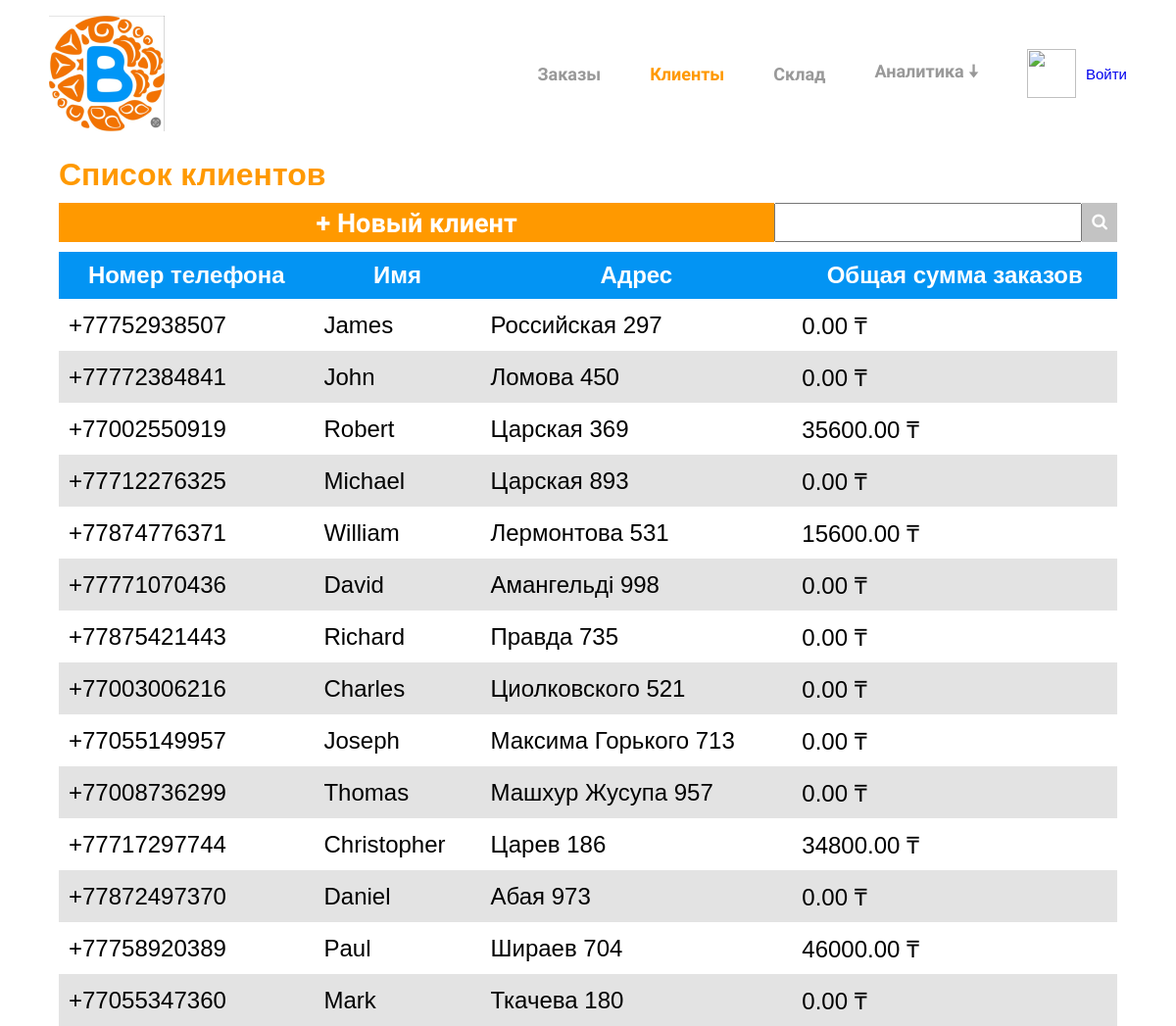
/clients/, run on the app's committed database.
### clients/models.py (models this page shows, shortened)
class Client(models.Model):
    phone_number = models.CharField(verbose_name="Номер телефона", max_length=11, unique=True, primary_key=True)
    password = models.CharField(verbose_name="Пароль", max_length=100, default="12345678")
    name = models.CharField(verbose_name="Имя", max_length=100)
    address = models.CharField(verbose_name="Адрес", max_length=150)
    total = models.DecimalField(verbose_name="Общая сумма заказов", default=0, max_digits=20, decimal_places=2)
    created_at = models.DateTimeField(auto_now_add=True)
    is_active = models.BooleanField(default=True)
    class Meta:
        ordering = ["-created_at"]

### clients/views.py (the view, shortened to what this page needs)
# urls.py: path('', views.clients_list_order_view, name="clients_list"),
def clients_list_order_view(request, slug=None):
    orders = Order.objects.all()
    form = ClientSelectForm()
    clients = Client.objects.filter(is_active=True)
    if slug == "total":
        clients = clients.order_by('-total')
    elif slug == None:
        clients = clients
    else:
        clients = clients.order_by(slug)
    if 'phone_number' in request.GET and request.GET['phone_number'] != '':
        q = request.GET['phone_number']
        if q[0] == "+":
            q = q.replace("+", '', 1)
        elif q[0] == "8":
            q = q.replace("8", '7', 1)
        clients = Client.objects.filter(
            phone_number__startswith=q).filter(is_active=True)
        return render(request, 'clients/clients_list.html', {
            "section": "clients",
            "clients": clients,
            'orders': orders,
            'form': form,
        })
    else:
        paginator = Paginator(clients, 14)
        page = request.GET.get('page')
        clients_only = request.GET.get('clients_only')
        try:
            clients = paginator.page(page)
        except PageNotAnInteger:
            clients = paginator.page(1)
        except EmptyPage:
            if clients_only:
                return HttpResponse('')
            clients = paginator.page(paginator.num_pages)
        return render(request, 'clients/clients_list.html', {
            "section": "clients",
            "clients": clients,
            'orders': orders,
            'form': form,
        })

### clients/forms.py
class ClientSelectForm(forms.ModelForm):
    class Meta:
        model = Client
        fields = 'phone_number',

### templates/clients/clients_list.html (shortened to what this page needs)
{% extends 'base.html' %}
{% load filters %}
{% load static %}
{% block link %}
	<link rel="stylesheet" href="{% static 'css/clients_list.css' %}">
	<link rel="stylesheet" href="https://cdnjs.cloudflare.com/ajax/libs/font-awesome/4.7.0/css/font-awesome.min.css">
{% endblock link %}
{% block body %}
	<h1>Список клиентов</h1>
	<div class="center">
		<div class="heading">
			<button><a href="{% url 'clients_create' %}">+ Новый клиент</a></button>
			<form method="get">
				{{ form.as_p }}
				<button type="submit"><i class="fa fa-search"></i></button>
			</form>
		</div>
		<table id="table">
			<tr>
				<th onclick="window.location='{% url 'clients_list_order_by' "phone_number" %}'">Номер телефона</th>
				<th onclick="window.location='{% url 'clients_list_order_by' "name" %}'">Имя</th>
				<th onclick="window.location='{% url 'clients_list_order_by' "address" %}'">Адрес</th>
				<th onclick="window.location='{% url 'clients_list_order_by' "total" %}'">Общая сумма заказов</th>
			</tr>
			{% for client in clients %}
				{% if forloop.counter0|divisibleby:2 %}
					<tr onclick="window.location='{% url 'clients_detail' client.phone_number %}'" class="white">
						<td>+{{client.phone_number}}</td>
						<td>{{client.name}}</td>
						<td>{{client.address}}</td>
						<td>{{ client.total }} ₸ </td>
					</tr>
				{% else %}
					<tr onclick="window.location='{% url 'clients_detail' client.phone_number %}'" class="gray">
						<td>+{{client.phone_number}}</td>
						<td>{{client.name}}</td>
						<td>{{client.address}}</td>
						<td>{{ client.total }} ₸ </td>
					</tr>
				{% endif %}
			{% endfor %}
		</table>
	</div>
{% endblock body %}

### static/css/base.css (style rules this page uses)
* { margin: 0; padding: 0; font-family: "Arial"; }
a { text-decoration: none; }
button { background-color: #ff9900; border: none; width: 100px; height: 50px; color: white; font-size: 18px; font-weight: bold; padding: 5px; }
h1 { margin-bottom: 10px; color: #ff9900; }
.center { width: 100%; display: flex; flex-direction: column; align-items: center; }

### static/css/clients_list.css (style rules this page uses)
button { width: 100%; background-color: #ff9900; height: 40px; margin-bottom: 10px; border-color: #ff9900; box-shadow: none; border-style: none; }
button > a { color: white; font-size: 1.5em; font-family: "Comfortaa", sans-serif; font-optical-sizing: auto; font-weight: 700; font-style: normal; text-decoration: none; }
table { width: 100%; border-collapse: collapse; box-sizing: border-box; }
th { background-color: #0394F3; color: white; }
th, td { font-size: 1.5em; padding: 10px; }
.white { background-color: white; }
.gray { background-color: #e3e3e3; }
.heading { display: flex; width: 100%; }
form { display: flex; }
form > p > input { height: 36px; margin-bottom: 10px; font-size: 1.5em; }
form > button { padding: 6px 10px; background: #c3c3c3; font-size: 17px; border: none; cursor: pointer; }

### data on the page
Client: phone_number "77752938507", name "James", address "Российская 297", total "0.00"
Client: phone_number "77772384841", name "John", address "Ломова 450", total "0.00"
Client: phone_number "77002550919", name "Robert", address "Царская 369", total "35600.00"
Client: phone_number "77712276325", name "Michael", address "Царская 893", total "0.00"
Client: phone_number "77874776371", name "William", address "Лермонтова 531", total "15600.00"
Client: phone_number "77771070436", name "David", address "Амангельді 998", total "0.00"
Client: phone_number "77875421443", name "Richard", address "Правда 735", total "0.00"
Client: phone_number "77003006216", name "Charles", address "Циолковского 521", total "0.00"
Client: phone_number "77055149957", name "Joseph", address "Максима Горького 713", total "0.00"
Client: phone_number "77008736299", name "Thomas", address "Машхур Жусупа 957", total "0.00"
Client: phone_number "77717297744", name "Christopher", address "Царев 186", total "34800.00"
Client: phone_number "77872497370", name "Daniel", address "Абая 973", total "0.00"
Client: phone_number "77758920389", name "Paul", address "Шираев 704", total "46000.00"
Client: phone_number "77055347360", name "Mark", address "Ткачева 180", total "0.00"
